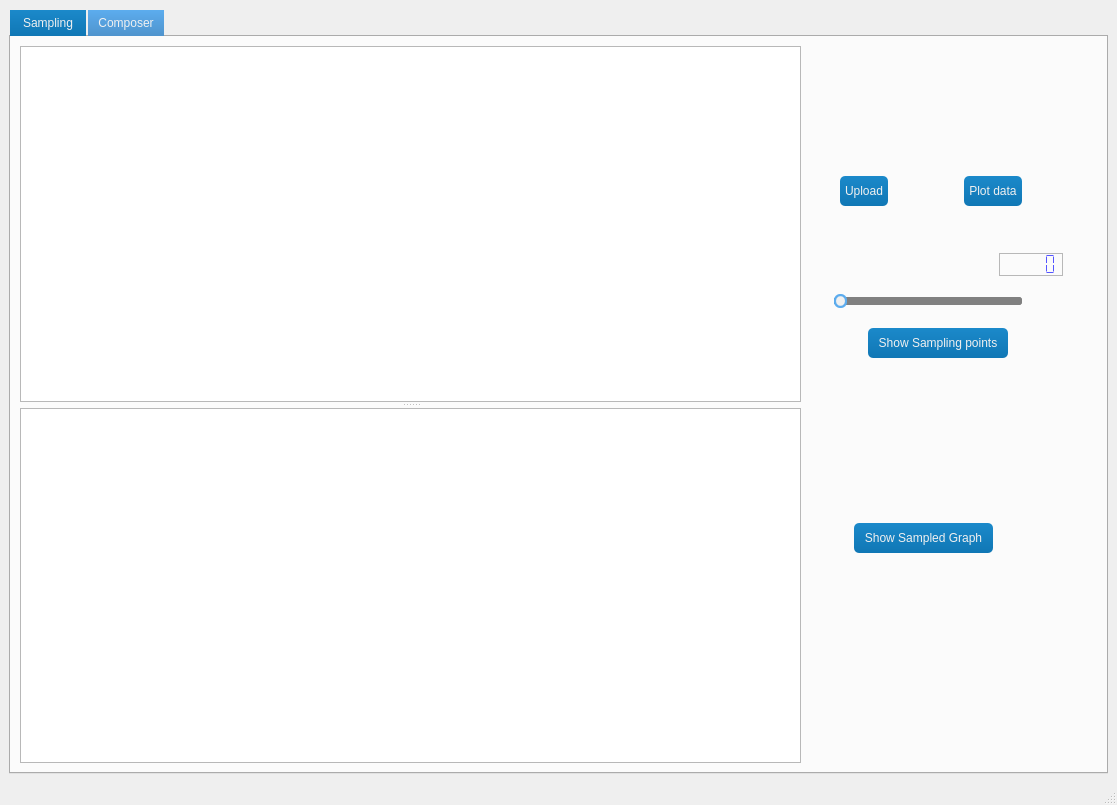
<?xml version="1.0" encoding="UTF-8"?>
<ui version="4.0">
 <class>MainWindow</class>
 <widget class="QMainWindow" name="MainWindow">
  <property name="geometry">
   <rect>
    <x>0</x>
    <y>0</y>
    <width>1117</width>
    <height>805</height>
   </rect>
  </property>
  <property name="windowTitle">
   <string>MainWindow</string>
  </property>
  <widget class="QWidget" name="centralwidget">
   <layout class="QGridLayout" name="gridLayout">
    <item row="1" column="0">
     <widget class="QTabWidget" name="tabWidget">
      <property name="sizePolicy">
       <sizepolicy hsizetype="Expanding" vsizetype="Expanding">
        <horstretch>0</horstretch>
        <verstretch>0</verstretch>
       </sizepolicy>
      </property>
      <property name="styleSheet">
       <string notr="true">QWidget#frmLogin,QWidget#frmPopup,QWidget#frmHostInfo,QWidget#frmLogout,QWidget#frmConfig,QWidget#frmData,QWidget#frmDefence,QWidget#frmHost,QWidget#frmMain,QWidget#frmPwd,QWidget#frmSelect,QWidget#frmMessageBox{
	border:1px solid #1B89CA;
	border-radius:0px;	
}

.QFrame{
	border:1px solid #5CACEE;
	border-radius:5px;
}

QWidget#widget_title{
	background: qlineargradient(spread:pad, x1:0, y1:0, x2:0, y2:1, stop:0 #1B89CA, stop:1 #1077B5);
}

QLabel#lab_Ico,QLabel#lab_Title{
	border-radius:0px;
	color: #F0F0F0;
	background-color:rgba(0,0,0,0);
	border-style:none;
}

QLineEdit {
	border: 1px solid #5CACEE;
	border-radius: 5px;
	padding: 2px;
	background: none;
	selection-background-color: #1B89CA;
}

QLineEdit[echoMode=&quot;2&quot;] { 
	lineedit-password-character: 9679; 
}

.QGroupBox{
	border: 1px solid #5CACEE;
	border-radius: 5px;
}

.QPushButton{
	border-style: none;
	border: 0px;
	color: #F0F0F0;
	padding: 5px;	
	min-height: 20px;
	border-radius:5px;
	background: qlineargradient(spread:pad, x1:0, y1:0, x2:0, y2:1, stop:0 #1B89CA, stop:1 #1077B5); 
}

.QPushButton[focusPolicy=&quot;0&quot;] {
	border-style: none;
	border: 0px;
	color: #F0F0F0;
	padding: 0px;	
	min-height: 10px;
	border-radius:3px;
	background: qlineargradient(spread:pad, x1:0, y1:0, x2:0, y2:1, stop:0 #1B89CA, stop:1 #1077B5); 
}

.QPushButton:hover{ 
	background: qlineargradient(spread:pad, x1:0, y1:0, x2:0, y2:1, stop:0 #5CACEE, stop:1 #4F94CD);
}

.QPushButton:pressed{ 
	background: qlineargradient(spread:pad, x1:0, y1:0, x2:0, y2:1, stop:0 #1B89CA, stop:1 #1077B5);
}

QPushButton#btnMenu,QPushButton#btnMenu_Min,QPushButton#btnMenu_Max,QPushButton#btnMenu_Close{
	border-radius:0px;
	color: #F0F0F0;
	background-color:rgba(0,0,0,0);
	border-style:none;
}

QPushButton#btnMenu:hover,QPushButton#btnMenu_Min:hover,QPushButton#btnMenu_Max:hover{
	background-color: qlineargradient(spread:pad, x1:0, y1:1, x2:0, y2:0, stop:0 rgba(25, 134, 199, 0), stop:1 #5CACEE);
}

QPushButton#btnMenu_Close:hover{
	background-color: qlineargradient(spread:pad, x1:0, y1:1, x2:0, y2:0, stop:0 rgba(238, 0, 0, 128), stop:1 rgba(238, 44, 44, 255));
}

QCheckBox {
	spacing: 2px; 
}

QCheckBox::indicator {
	width: 20px;
	height: 20px;
}

QCheckBox::indicator:unchecked {
	image: url(:/qss_icons/img_rc/checkbox_unchecked.png);
}

QCheckBox::indicator:checked {
	image: url(:/qss_icons/img_rc/checkbox_checked.png); 
}

QRadioButton {
	spacing: 2px;
}

QRadioButton::indicator {
	width: 15px; 
	height: 15px; 
}

QRadioButton::indicator::unchecked {
	image: url(:/qss_icons/img_rc/radio_normal.png); 
}

QRadioButton::indicator::checked {
	image: url(:/qss_icons/img_rc/radio_selected.png); 
}

QComboBox,QDateEdit{
	border-radius: 3px;
	padding: 1px 10px 1px 5px;
	border: 1px solid #5CACEE;
}

QComboBox::drop-down,QDateEdit::drop-down {
	subcontrol-origin: padding;
	subcontrol-position: top right;
	width: 15px; 
	border-left-width: 1px;
	border-left-style: solid;
	border-top-right-radius: 3px;
	border-bottom-right-radius: 3px;
	border-left-color: #5CACEE;
}

QComboBox::down-arrow,QDateEdit::down-arrow {
	image: url(:/qss_icons/img_rc/array_down.png); 
}

QMenu {
	background-color:#F0F0F0;
	margin: 2px;
}

QMenu::item {	
	padding: 2px 12px 2px 12px;
}

QMenu::indicator {
	width: 13px;
	height: 13px;
}

QMenu::item:selected {
	color: #FFFFFF;
	background: qlineargradient(spread:pad, x1:0, y1:0, x2:0, y2:1, stop:0 #1B89CA, stop:1 #1077B5); 
}

QMenu::separator {
	height: 1px;
	background: #5CACEE;
}

QProgressBar {
	border-radius: 5px;
	text-align: center;
	border: 1px solid #5CACEE;
}

QProgressBar::chunk {
	width: 5px; 
	margin: 0.5px;
	background-color: #1B89CA;
}

QSlider::groove:horizontal,QSlider::add-page:horizontal { 
	background: #808080; 
	height: 8px; 
	border-radius: 3px; 
}

QSlider::sub-page:horizontal {
	height: 8px; 
	border-radius: 3px;
	background: qlineargradient(spread:pad, x1:0, y1:0, x2:0, y2:1, stop:0 #1B89CA, stop:1 #1077B5); 
}

QSlider::handle:horizontal {
	width: 13px; 
	margin-top: -3px; 
	margin-bottom: -3px; 
	border-radius: 6px;
	background: qradialgradient(spread:pad, cx:0.5, cy:0.5, radius:0.5, fx:0.5, fy:0.5,stop:0.6 #F0F0F0, stop:0.778409 #5CACEE);
}

QSlider::handle:horizontal:hover {
	background: qradialgradient(spread: pad, cx: 0.5, cy: 0.5, radius: 0.5, fx: 0.5, fy: 0.5, stop: 0.6 #F0F0F0,stop:0.778409 #1B89CA);
}

QSlider::groove:vertical,QSlider::sub-page:vertical {
	background:#808080; 
	width: 8px; 
	border-radius: 3px;
}

QSlider::add-page:vertical {
	width: 8px;
	border-radius: 3px;
	background: qlineargradient(spread:pad, x1:0, y1:0, x2:0, y2:1, stop:0 #1B89CA, stop:1 #1077B5); 
}

QSlider::handle:vertical {
	height: 14px; 
	margin-left: -3px;
	margin-right: -3px;
	border-radius: 6px;
	background: qradialgradient(spread: pad, cx: 0.5, cy: 0.5, radius: 0.5, fx: 0.5, fy: 0.5, stop: 0.6 #F0F0F0, stop:0.778409 #5CACEE);
}

QSlider::handle:vertical:hover {
	background: qradialgradient(spread: pad, cx: 0.5, cy: 0.5, radius: 0.5, fx: 0.5, fy: 0.5, stop: 0.6 #F0F0F0,stop:0.778409 #1B89CA);
}

QScrollBar:vertical {
	width:10px; 
	background-color:rgba(0,0,0,0%); 
	padding-top:10px; 
	padding-bottom:10px;
}

QScrollBar:horizontal {
	height:10px; 
	background-color:rgba(0,0,0,0%); 
	padding-left:10px; padding-right:10px;
}

QScrollBar::handle:vertical {
	width:10px;
	background: qlineargradient(spread:pad, x1:0, y1:0, x2:0, y2:1, stop:0 #5CACEE, stop:1 #4F94CD); 
}

QScrollBar::handle:horizontal {
	height:10px;
	background: qlineargradient(spread:pad, x1:0, y1:0, x2:0, y2:1, stop:0 #5CACEE, stop:1 #4F94CD); 
}

QScrollBar::handle:vertical:hover {
	width:10px;
	background: qlineargradient(spread:pad, x1:0, y1:0, x2:0, y2:1, stop:0 #1B89CA, stop:1 #1077B5); 
}

QScrollBar::handle:horizontal:hover {
	height:10px;
	background: qlineargradient(spread:pad, x1:0, y1:0, x2:0, y2:1, stop:0 #1B89CA, stop:1 #1077B5); 
}

QScrollBar::add-line:vertical {
	height:10px;
	width:10px;
	subcontrol-position: bottom; 
	subcontrol-origin: margin;
	border-image:url(:/qss_icons/img_rc/add-line_vertical.png);
}

QScrollBar::add-line:horizontal {
	height:10px;
	width:10px;
	subcontrol-position: right;
	subcontrol-origin: margin;
	border-image:url(:/qss_icons/img_rc/add-line_horizontal.png);
}

QScrollBar::sub-line:vertical {
	height:10px;
	width:10px;
	subcontrol-position: top; 
	subcontrol-origin: margin;
	border-image:url(:/qss_icons/img_rc/sub-line_vertical.png);
}

QScrollBar::sub-line:horizontal {
	height:10px;
	width:10px;
	subcontrol-position: left;
	subcontrol-origin: margin;
	border-image:url(:/qss_icons/img_rc/sub-line_horizontal.png);
}

QScrollBar::add-page:vertical,QScrollBar::sub-page:vertical {
	width:10px;
	background: #C0C0C0;
}

QScrollBar::add-page:horizontal,QScrollBar::sub-page:horizontal {
	height:10px;
	background: #C0C0C0;
}

QScrollArea {
	border: 0px ; 
}

QTreeView,QListView,QTableView{
	border: 1px solid #5CACEE; 
	selection-background-color: #1B89CA;
	selection-color: #F0F0F0;
}

QTableView::item:selected, QListView::item:selected, QTreeView::item:selected {
	color: #F0F0F0;
	background: qlineargradient(spread:pad, x1:0, y1:0, x2:0, y2:1, stop:0 #1B89CA, stop:1 #1077B5); 
}

QTableView::item:hover, QListView::item:hover, QTreeView::item:hover {
	color: #F0F0F0;
	background: qlineargradient(spread:pad, x1:0, y1:0, x2:0, y2:1, stop:0 #5CACEE, stop:1 #4F94CD); 
}

QTableView::item, QListView::item, QTreeView::item {
	padding: 5px; 
	margin: 0px; 
}

QHeaderView::section {
	padding:3px;
	margin:0px;
	color:#F0F0F0;
	border: 1px solid #F0F0F0;
	background: qlineargradient(spread:pad, x1:0, y1:0, x2:0, y2:1, stop:0 #5CACEE, stop:1 #4F94CD);
}

QTabBar::tab {
	border-bottom-left-radius:0px;
	border-bottom-right-radius:0px;
	color: #F0F0F0;
	min-width: 60px;
	min-height: 20px;
	padding: 3px 8px 3px 8px;
	margin:1px;
	background: qlineargradient(spread:pad, x1:0, y1:0, x2:0, y2:1, stop:0 #5CACEE, stop:1 #4F94CD); 
}

QTabBar::tab:selected, QTabBar::tab:hover {
	background: qlineargradient(spread:pad, x1:0, y1:0, x2:0, y2:1, stop:0 #1B89CA, stop:1 #1077B5); 
}

QStatusBar::item {
     border: 1px solid #5CACEE;
     border-radius: 3px;
}</string>
      </property>
      <property name="currentIndex">
       <number>0</number>
      </property>
      <property name="usesScrollButtons">
       <bool>true</bool>
      </property>
      <widget class="QWidget" name="tab">
       <attribute name="title">
        <string>Sampling</string>
       </attribute>
       <layout class="QGridLayout" name="gridLayout_2">
        <item row="5" column="2" rowspan="2" colspan="9">
         <widget class="QSlider" name="horizontalSlider">
          <property name="orientation">
           <enum>Qt::Horizontal</enum>
          </property>
         </widget>
        </item>
        <item row="10" column="6" colspan="2">
         <spacer name="verticalSpacer_2">
          <property name="orientation">
           <enum>Qt::Vertical</enum>
          </property>
          <property name="sizeHint" stdset="0">
           <size>
            <width>20</width>
            <height>204</height>
           </size>
          </property>
         </spacer>
        </item>
        <item row="3" column="9" rowspan="2" colspan="4">
         <widget class="QLCDNumber" name="lcdNumber">
          <property name="font">
           <font>
            <family>Microsoft New Tai Lue</family>
            <pointsize>10</pointsize>
            <weight>75</weight>
            <bold>true</bold>
           </font>
          </property>
          <property name="styleSheet">
           <string notr="true">color: rgb(85, 85, 255);</string>
          </property>
          <property name="frameShape">
           <enum>QFrame::StyledPanel</enum>
          </property>
          <property name="lineWidth">
           <number>25</number>
          </property>
          <property name="midLineWidth">
           <number>45</number>
          </property>
          <property name="smallDecimalPoint">
           <bool>false</bool>
          </property>
          <property name="digitCount">
           <number>5</number>
          </property>
          <property name="segmentStyle">
           <enum>QLCDNumber::Flat</enum>
          </property>
         </widget>
        </item>
        <item row="0" column="5">
         <spacer name="verticalSpacer_6">
          <property name="orientation">
           <enum>Qt::Vertical</enum>
          </property>
          <property name="sizeHint" stdset="0">
           <size>
            <width>20</width>
            <height>124</height>
           </size>
          </property>
         </spacer>
        </item>
        <item row="9" column="4" colspan="5">
         <widget class="QPushButton" name="ShowSampledGraph">
          <property name="text">
           <string>Show Sampled Graph</string>
          </property>
         </widget>
        </item>
        <item row="4" column="11" rowspan="2">
         <spacer name="verticalSpacer_4">
          <property name="orientation">
           <enum>Qt::Vertical</enum>
          </property>
          <property name="sizeHint" stdset="0">
           <size>
            <width>20</width>
            <height>12</height>
           </size>
          </property>
         </spacer>
        </item>
        <item row="1" column="11" colspan="4">
         <spacer name="horizontalSpacer_10">
          <property name="orientation">
           <enum>Qt::Horizontal</enum>
          </property>
          <property name="sizeHint" stdset="0">
           <size>
            <width>48</width>
            <height>20</height>
           </size>
          </property>
         </spacer>
        </item>
        <item row="1" column="6">
         <spacer name="horizontalSpacer_11">
          <property name="orientation">
           <enum>Qt::Horizontal</enum>
          </property>
          <property name="sizeHint" stdset="0">
           <size>
            <width>47</width>
            <height>20</height>
           </size>
          </property>
         </spacer>
        </item>
        <item row="1" column="7" colspan="4">
         <widget class="QPushButton" name="Plotdata">
          <property name="text">
           <string>Plot data</string>
          </property>
         </widget>
        </item>
        <item row="5" column="1" rowspan="2">
         <spacer name="horizontalSpacer_5">
          <property name="orientation">
           <enum>Qt::Horizontal</enum>
          </property>
          <property name="sizeHint" stdset="0">
           <size>
            <width>291</width>
            <height>20</height>
           </size>
          </property>
         </spacer>
        </item>
        <item row="0" column="8">
         <spacer name="verticalSpacer_7">
          <property name="orientation">
           <enum>Qt::Vertical</enum>
          </property>
          <property name="sizeHint" stdset="0">
           <size>
            <width>20</width>
            <height>124</height>
           </size>
          </property>
         </spacer>
        </item>
        <item row="7" column="5" colspan="5">
         <widget class="QPushButton" name="SamplingPoints">
          <property name="text">
           <string>Show Sampling points</string>
          </property>
         </widget>
        </item>
        <item row="9" column="9" colspan="6">
         <spacer name="horizontalSpacer_4">
          <property name="orientation">
           <enum>Qt::Horizontal</enum>
          </property>
          <property name="sizeHint" stdset="0">
           <size>
            <width>78</width>
            <height>20</height>
           </size>
          </property>
         </spacer>
        </item>
        <item row="5" column="14" rowspan="2">
         <spacer name="horizontalSpacer_6">
          <property name="orientation">
           <enum>Qt::Horizontal</enum>
          </property>
          <property name="sizeHint" stdset="0">
           <size>
            <width>291</width>
            <height>20</height>
           </size>
          </property>
         </spacer>
        </item>
        <item row="6" column="6" colspan="2">
         <spacer name="verticalSpacer_3">
          <property name="orientation">
           <enum>Qt::Vertical</enum>
          </property>
          <property name="sizeHint" stdset="0">
           <size>
            <width>20</width>
            <height>24</height>
           </size>
          </property>
         </spacer>
        </item>
        <item row="2" column="9" colspan="2">
         <spacer name="verticalSpacer_5">
          <property name="orientation">
           <enum>Qt::Vertical</enum>
          </property>
          <property name="sizeHint" stdset="0">
           <size>
            <width>20</width>
            <height>13</height>
           </size>
          </property>
         </spacer>
        </item>
        <item row="1" column="3" colspan="3">
         <widget class="QPushButton" name="Upload">
          <property name="text">
           <string>Upload</string>
          </property>
          <property name="iconSize">
           <size>
            <width>41</width>
            <height>27</height>
           </size>
          </property>
          <property name="flat">
           <bool>true</bool>
          </property>
         </widget>
        </item>
        <item row="7" column="10" rowspan="2" colspan="5">
         <spacer name="horizontalSpacer">
          <property name="orientation">
           <enum>Qt::Horizontal</enum>
          </property>
          <property name="sizeHint" stdset="0">
           <size>
            <width>63</width>
            <height>20</height>
           </size>
          </property>
         </spacer>
        </item>
        <item row="3" column="13" rowspan="2" colspan="2">
         <spacer name="horizontalSpacer_8">
          <property name="orientation">
           <enum>Qt::Horizontal</enum>
          </property>
          <property name="sizeHint" stdset="0">
           <size>
            <width>4</width>
            <height>20</height>
           </size>
          </property>
         </spacer>
        </item>
        <item row="8" column="6" colspan="2">
         <spacer name="verticalSpacer">
          <property name="orientation">
           <enum>Qt::Vertical</enum>
          </property>
          <property name="sizeHint" stdset="0">
           <size>
            <width>20</width>
            <height>153</height>
           </size>
          </property>
         </spacer>
        </item>
        <item row="0" column="0" rowspan="11">
         <widget class="QSplitter" name="splitter">
          <property name="sizePolicy">
           <sizepolicy hsizetype="Preferred" vsizetype="Preferred">
            <horstretch>0</horstretch>
            <verstretch>0</verstretch>
           </sizepolicy>
          </property>
          <property name="layoutDirection">
           <enum>Qt::LeftToRight</enum>
          </property>
          <property name="autoFillBackground">
           <bool>false</bool>
          </property>
          <property name="orientation">
           <enum>Qt::Vertical</enum>
          </property>
          <property name="opaqueResize">
           <bool>true</bool>
          </property>
          <property name="handleWidth">
           <number>6</number>
          </property>
          <property name="childrenCollapsible">
           <bool>true</bool>
          </property>
          <widget class="PlotWidget" name="graph1">
           <property name="sizePolicy">
            <sizepolicy hsizetype="Preferred" vsizetype="Expanding">
             <horstretch>0</horstretch>
             <verstretch>0</verstretch>
            </sizepolicy>
           </property>
           <property name="minimumSize">
            <size>
             <width>0</width>
             <height>0</height>
            </size>
           </property>
          </widget>
          <widget class="PlotWidget" name="graph2">
           <property name="sizePolicy">
            <sizepolicy hsizetype="Preferred" vsizetype="Expanding">
             <horstretch>0</horstretch>
             <verstretch>0</verstretch>
            </sizepolicy>
           </property>
           <property name="minimumSize">
            <size>
             <width>781</width>
             <height>0</height>
            </size>
           </property>
          </widget>
         </widget>
        </item>
        <item row="3" column="1" rowspan="2" colspan="8">
         <spacer name="horizontalSpacer_7">
          <property name="orientation">
           <enum>Qt::Horizontal</enum>
          </property>
          <property name="sizeHint" stdset="0">
           <size>
            <width>144</width>
            <height>20</height>
           </size>
          </property>
         </spacer>
        </item>
        <item row="1" column="1" colspan="2">
         <spacer name="horizontalSpacer_9">
          <property name="orientation">
           <enum>Qt::Horizontal</enum>
          </property>
          <property name="sizeHint" stdset="0">
           <size>
            <width>4</width>
            <height>20</height>
           </size>
          </property>
         </spacer>
        </item>
        <item row="9" column="1" colspan="3">
         <spacer name="horizontalSpacer_3">
          <property name="orientation">
           <enum>Qt::Horizontal</enum>
          </property>
          <property name="sizeHint" stdset="0">
           <size>
            <width>12</width>
            <height>20</height>
           </size>
          </property>
         </spacer>
        </item>
       </layout>
      </widget>
      <widget class="QWidget" name="tab_2">
       <attribute name="title">
        <string>Composer</string>
       </attribute>
      </widget>
     </widget>
    </item>
   </layout>
  </widget>
  <widget class="QMenuBar" name="menubar">
   <property name="geometry">
    <rect>
     <x>0</x>
     <y>0</y>
     <width>1117</width>
     <height>26</height>
    </rect>
   </property>
  </widget>
  <widget class="QStatusBar" name="statusbar"/>
 </widget>
 <customwidgets>
  <customwidget>
   <class>PlotWidget</class>
   <extends>QGraphicsView</extends>
   <header location="global">pyqtgraph</header>
  </customwidget>
 </customwidgets>
 <resources>
  <include location="../Qt_Resources/img.qrc"/>
 </resources>
 <connections>
  <connection>
   <sender>horizontalSlider</sender>
   <signal>valueChanged(int)</signal>
   <receiver>lcdNumber</receiver>
   <slot>display(int)</slot>
   <hints>
    <hint type="sourcelabel">
     <x>836</x>
     <y>286</y>
    </hint>
    <hint type="destinationlabel">
     <x>1029</x>
     <y>259</y>
    </hint>
   </hints>
  </connection>
 </connections>
</ui>
